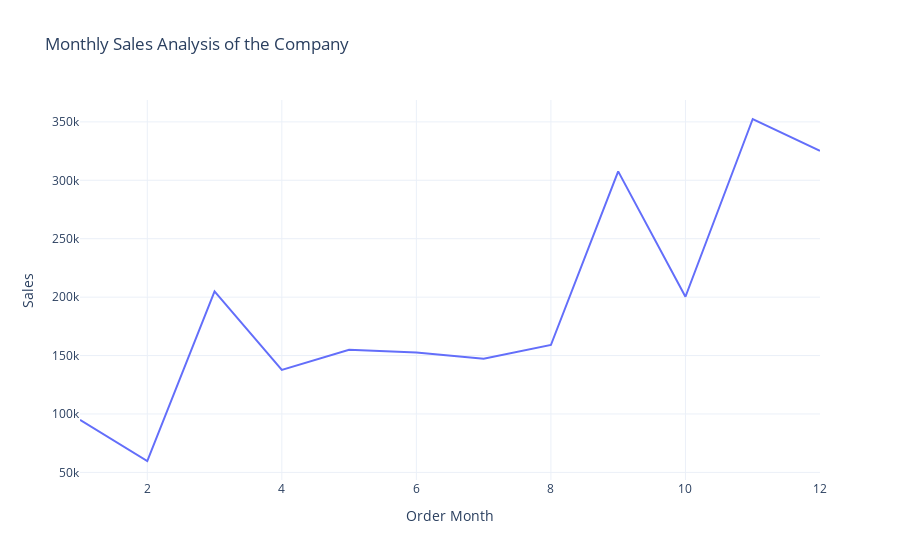

The cell this chart's notebook holds for it:
### Code cell
fig.show()

### Figure 1 — Plotly figure (JSON) as saved in the notebook; plotly's stock layout.template omitted (floating-point values rounded to 4 significant figures)
{"data": [{"hovertemplate": "Order Month=%{x}<br>Sales=%{y}<extra></extra>", "legendgroup": "", "line": {"color": "#636efa", "dash": "solid"}, "marker": {"symbol": "circle"}, "mode": "lines", "name": "", "orientation": "v", "showlegend": false, "type": "scatter", "x": [1, 2, 3, 4, 5, 6, 7, 8, 9, 10, 11, 12], "xaxis": "x", "y": [94920.0, 59750.0, 205000.0, 137800.0, 155000.0, 152700.0, 147200.0, 159000.0, 307600.0, 200300.0, 352500.0, 325300.0], "yaxis": "y"}], "layout": {"legend": {"tracegroupgap": 0}, "title": {"text": "Monthly Sales Analysis of the Company"}, "xaxis": {"anchor": "y", "domain": [0, 1], "title": {"text": "Order Month"}}, "yaxis": {"anchor": "x", "domain": [0, 1], "title": {"text": "Sales"}}}}
